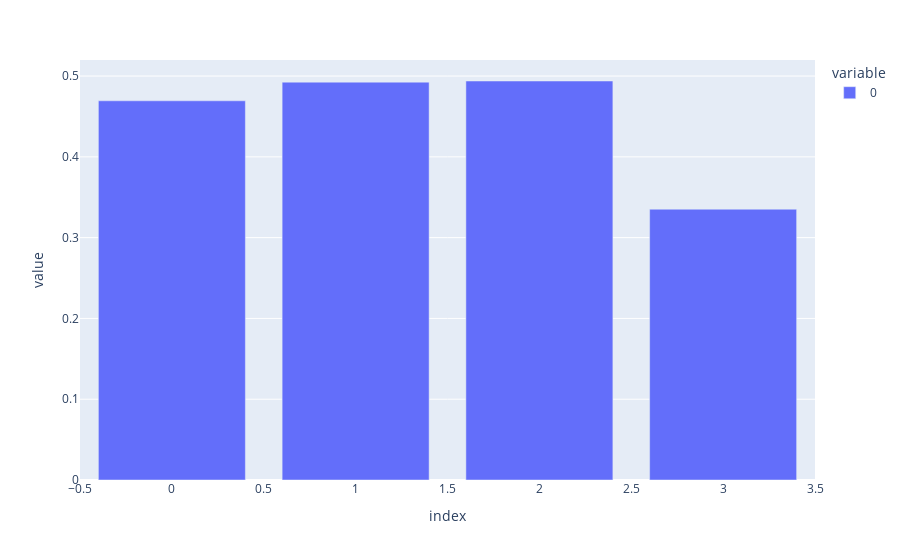

The code cell stored with this chart in its notebook:
### Code cell
px.bar(
    scores_list)

### Figure 1 — Plotly figure (JSON) as saved in the notebook; plotly's stock layout.template omitted (floating-point values rounded to 4 significant figures)
{"data": [{"alignmentgroup": "True", "hovertemplate": "variable=0<br>index=%{x}<br>value=%{y}<extra></extra>", "legendgroup": "0", "marker": {"color": "#636efa", "pattern": {"shape": ""}}, "name": "0", "offsetgroup": "0", "orientation": "v", "showlegend": true, "textposition": "auto", "type": "bar", "x": [0, 1, 2, 3], "xaxis": "x", "y": [0.4694, 0.4925, 0.4939, 0.3352], "yaxis": "y"}], "layout": {"barmode": "relative", "legend": {"title": {"text": "variable"}, "tracegroupgap": 0}, "margin": {"t": 60}, "xaxis": {"anchor": "y", "domain": [0, 1], "title": {"text": "index"}}, "yaxis": {"anchor": "x", "domain": [0, 1], "title": {"text": "value"}}}}
